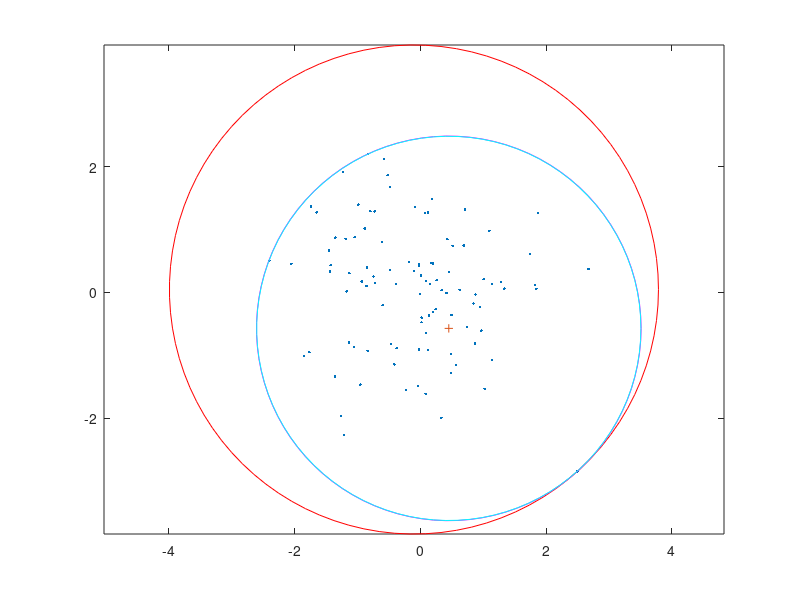

Reproduce this figure in MATLAB.
%% Circle to fit round data
% Put a circle of the smallest radius which touches at least two points of
% the sample.
tic

n = 100;
points =  randn(2,n);

plot(points(1,:),points(2,:),'.')

total = sum(points,2);
COM = total ./ length(points);

dist_sq = ( COM(1,1) - points(1,:) ).^2 + ( COM(2,1) - points(2,:) ).^2;

[max_dist_sq,index] = max(dist_sq);

dist = sqrt(max_dist_sq);

%% draw a Circle

t = linspace(0,2*pi);
hold on

axis equal
plot(dist*cos(t) + COM(1,1), dist*sin(t) + COM(2,1),'r')



%% Find the next furthest point from the same center

points_1 = points;
points_1(:,index) = [];

%% Move the circle along the line towards P until the Distance from the centre are equal
% int_sect is the first point of intersection with the circle. 

% P point %%%%%%%%%%%%%%%%%%%%%%%%%%%%%%%%%%%%%%%%%%%%%%%%%%%%%%%%%%%%%%%%%
int_sect = points(:,index);
%%%%%%%%%%%%%%%%%%%%%%%%%%%%%%%%%%%%%%%%%%%%%%%%%%%%%%%%%%%%%%%%%%%%%%%%%%%

division = ( ( int_sect(2,1) - COM(2,1) ) / (int_sect(1,1) - COM(1,1)) ); 

ang = atan( division );

new_dist = dist;

for i = 1:100000
    diff = 0.0001;
    new_dist = new_dist - diff;

    x_val = new_dist*cos(ang);
    y_val = new_dist*sin(ang); 

    if int_sect(1,1) > COM(1,1)
        x_val = -x_val;
        y_val = -y_val;    
    end

    new_c = [int_sect(1,1) + x_val ; int_sect(2,1) + y_val ];
    % Find the next furthest point away from the new centre
    dist_sq_1 = ( new_c(1,1) - points_1(1,:) ).^2 + ( new_c(2,1) - points_1(2,:) ).^2;

    [max_dist_sq_1,index_1] = max(dist_sq_1);
    
    %%%%%%%%%%%%%%%%%%%%%%%%%%%%%%%%%%%%%%%%%%%%%%%%%%%%%%%%%%%%%%%%%%%%%%%
    Q_point = points_1(:,index_1);
    %%%%%%%%%%%%%%%%%%%%%%%%%%%%%%%%%%%%%%%%%%%%%%%%%%%%%%%%%%%%%%%%%%%%%%%
    
    % Perform the test to see if the point is near the other one
    Q_to_new_c = ( new_c(1,1) - Q_point(1,1) ).^2 + ( new_c(2,1) - Q_point(2,1) ).^2;
    Q_to_new_c = sqrt(Q_to_new_c);
    P_to_new_c = ( new_c(1,1) - int_sect(1,1) ).^2 + ( new_c(2,1) - int_sect(2,1) ).^2;
    P_to_new_c = sqrt(P_to_new_c);
    
    if P_to_new_c <= Q_to_new_c*1.001
        break
    end
    
end

plot(P_to_new_c*cos(t) + new_c(1,1), P_to_new_c*sin(t) + new_c(2,1),'m')
plot(Q_to_new_c*cos(t) + new_c(1,1), Q_to_new_c*sin(t) + new_c(2,1),'c')

plot(new_c(1,1),new_c(2,1),'+')

%% Move Circle towards Bisector of Two points until it hits the third




toc

